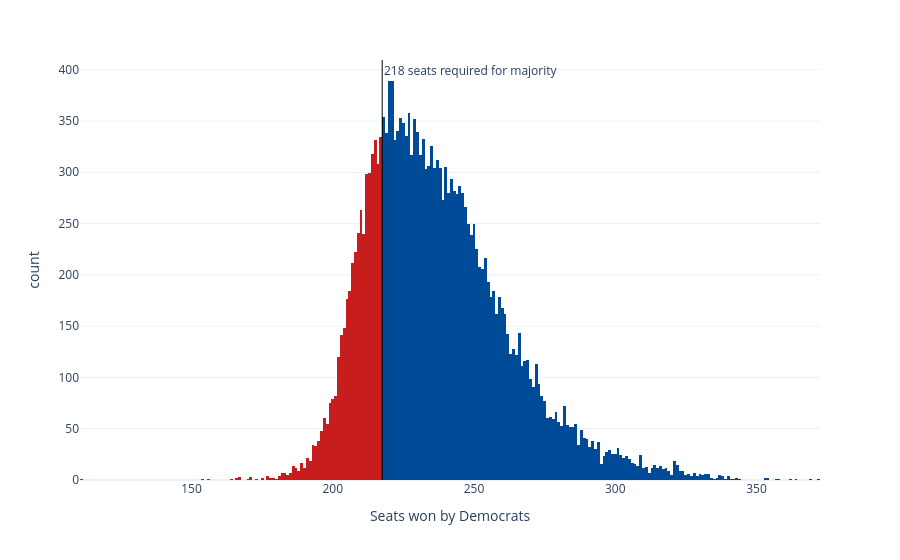

This figure's notebook cell:
### Code cell
sims_hist = px.histogram(seat_sims, x='seats', nbins=np.unique(seat_sims['seats']).shape[0]*2, color='winner',
                         color_discrete_map={'Democrats': '#004b97', 'Republicans': '#c71e1d'},
                         labels={'seats':'Seats won by Democrats', 'winner': 'Winner'}, template='plotly_white')
sims_hist.update_traces(showlegend=False)
sims_hist.add_vline(x=217.5, line_width=1, line_color='black', annotation_text='218 seats required for majority', 
                    annotation_position='top right')
sims_hist

### Figure 1 — Plotly figure (JSON) as saved in the notebook; plotly's stock layout.template omitted (floating-point values rounded to 4 significant figures; data arrays with more than 128 entries replaced by an {"elided": "..."} marker saying what was removed)
{"data": [{"bingroup": "x", "hovertemplate": "Winner=Democrats<br>Seats won by Democrats=%{x}<br>count=%{y}<extra></extra>", "legendgroup": "Democrats", "marker": {"color": "#004b97", "pattern": {"shape": ""}}, "name": "Democrats", "nbinsx": 372, "orientation": "v", "showlegend": false, "type": "histogram", "x": {"elided": "15502 int values"}, "xaxis": "x", "yaxis": "y"}, {"bingroup": "x", "hovertemplate": "Winner=Republicans<br>Seats won by Democrats=%{x}<br>count=%{y}<extra></extra>", "legendgroup": "Republicans", "marker": {"color": "#c71e1d", "pattern": {"shape": ""}}, "name": "Republicans", "nbinsx": 372, "orientation": "v", "showlegend": false, "type": "histogram", "x": {"elided": "4498 int values"}, "xaxis": "x", "yaxis": "y"}], "layout": {"annotations": [{"showarrow": false, "text": "218 seats required for majority", "x": 217.5, "xanchor": "left", "xref": "x", "y": 1, "yanchor": "top", "yref": "y domain"}], "barmode": "relative", "legend": {"title": {"text": "Winner"}, "tracegroupgap": 0}, "margin": {"t": 60}, "shapes": [{"line": {"color": "black", "width": 1}, "type": "line", "x0": 217.5, "x1": 217.5, "xref": "x", "y0": 0, "y1": 1, "yref": "y domain"}], "xaxis": {"anchor": "y", "domain": [0, 1], "title": {"text": "Seats won by Democrats"}}, "yaxis": {"anchor": "x", "domain": [0, 1], "title": {"text": "count"}}}}
